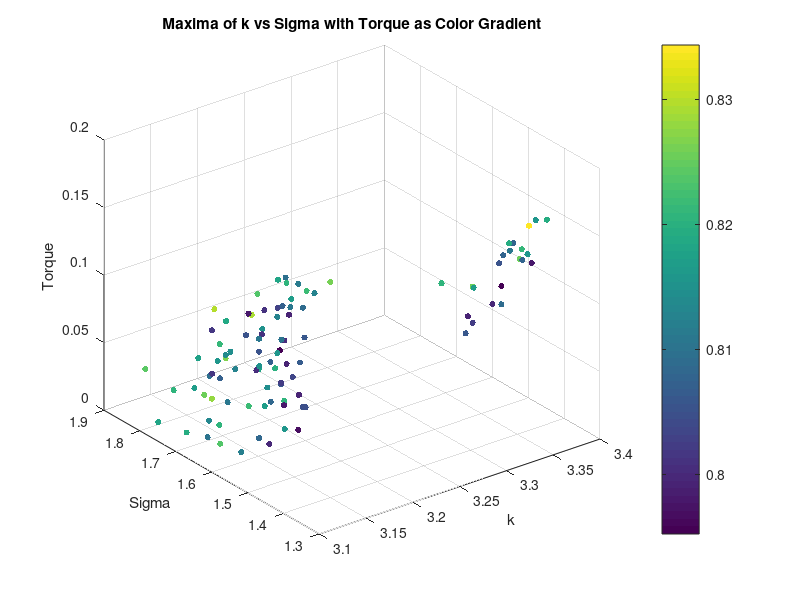
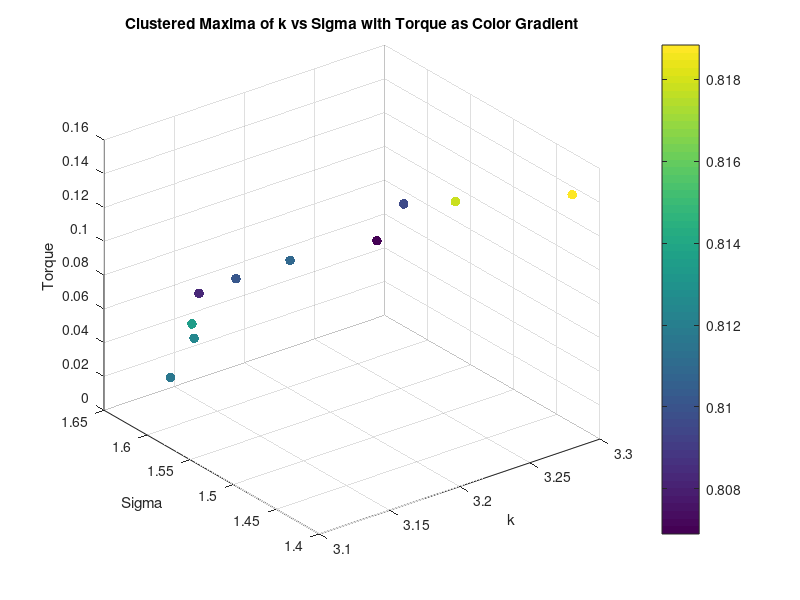
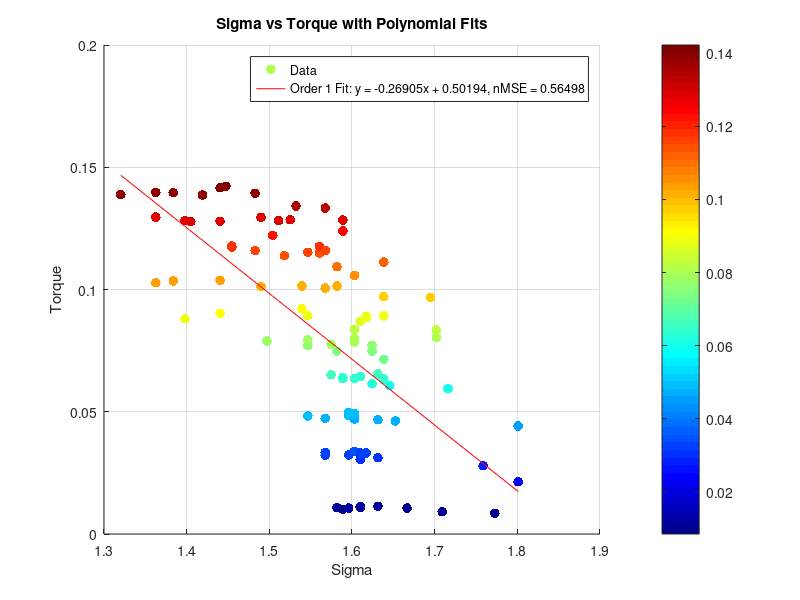
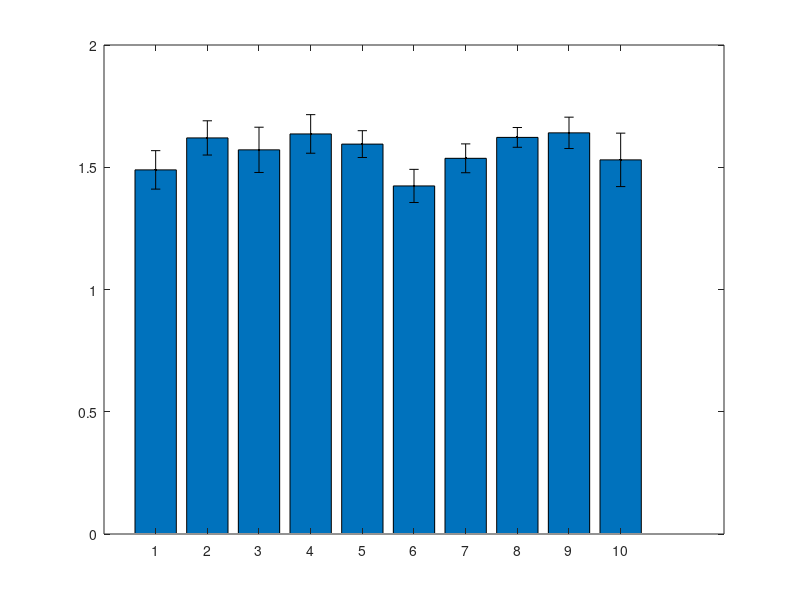

Recreate these plots in MATLAB, in order. (Note: this script raises an error after producing the figures.)
clear all;
close all;


%% Torque Analysis
load('maxima_data.mat');
scatter3(maxima_k, maxima_sigma, torque_values, 20, maxima_corr, 'filled');
xlabel('k');
ylabel('Sigma');
zlabel('Torque');
title('Maxima of k vs Sigma with Torque as Color Gradient');
colorbar;
grid on;
% K means clustering of torque into 10 clusters, taking mean of each cluster k, sigma and corr too
[cluster_idx, cluster_centers] = kmeans(torque_values', 10);
% Take the mean of each cluster
torque_means = zeros(10, 1);
sigma_means = zeros(10, 1);
sigma_stds = zeros(10, 1);
k_means = zeros(10, 1);
corr_means = zeros(10, 1);
for i = 1:10
    torque_means(i) = mean(torque_values(cluster_idx == i));
    sigma_means(i) = mean(maxima_sigma(cluster_idx == i));
    k_means(i) = mean(maxima_k(cluster_idx == i));
    corr_means(i) = mean(maxima_corr(cluster_idx == i));
    sigma_stds(i) = std(maxima_sigma(cluster_idx == i));
end
% Plot the clusters
figure;
scatter3(k_means, sigma_means, torque_means, 50, corr_means, 'filled');
xlabel('k');
ylabel('Sigma');
zlabel('Torque');
title('Clustered Maxima of k vs Sigma with Torque as Color Gradient');
colorbar;
grid on;
% Ensure data is sorted for polyfit
[sigma_sorted, sort_idx] = sort(maxima_sigma);
torque_sorted = torque_values(sort_idx);
% Display correlation between torque and sigma
disp('Correlation between Torque and Sigma:');
disp(corr(torque_sorted', sigma_sorted'));
% Display correlation between torque and sigma^2
disp('Correlation between Torque and Sigma^2:');
disp(corr(torque_sorted', sigma_sorted'.^2));
% Polyfit for sigma vs torque (order 1 and 2)
p1_sigma = polyfit(sigma_sorted, torque_sorted, 1);
% Calculate fitted values and normalized MSE for sigma vs torque
fitted_torque_p1_sigma = polyval(p1_sigma, sigma_sorted);
mse_p1_sigma = mean((torque_sorted - fitted_torque_p1_sigma).^2);
nmse_p1_sigma = mse_p1_sigma / var(torque_sorted);
% Display results for sigma vs torque
disp('Sigma vs Torque:');
disp(['Order 1 nMSE: ', num2str(nmse_p1_sigma)]);
%display correlation between torque and sigma
% Plot for sigma vs torque with polynomial fits (first instance)
figure;
scatter(sigma_sorted, torque_sorted, 50, torque_sorted, 'filled','DisplayName', 'Data');
% Create a custom colormap based on jet, excluding yellow/light orange
cmap = jet(256); % Get the jet colormap with 256 colors
cmap = cmap([1:100,191:256], :); % Keep only the first 200 colors, removing the yellow/light orange range
colormap(jet); % Apply the custom colormap
colorbar; % Add a colorbar to indicate the mapping of color to torque_sorted values
hold on;
plot(sigma_sorted, fitted_torque_p1_sigma, '-r', 'DisplayName', ...
    ['Order 1 Fit: y = ', num2str(p1_sigma(1)), 'x + ', num2str(p1_sigma(2)), ...
    ', nMSE = ', num2str(nmse_p1_sigma)]);
xlabel('Sigma');
ylabel('Torque');
title('Sigma vs Torque with Polynomial Fits');
legend('show');
grid on;

%Plot means of sigma as bar plot with variance as error bars
figure;
bar(sigma_means);
hold on;
errorbar(sigma_means, sigma_stds, 'k.', 'LineWidth', 1.5);

xlabel('Cluster Index');
ylabel('Mean Sigma');

% % Ensure data is sorted for polyfit
% [sigma_sorted, sort_idx] = sort(sigma_means);
% torque_sorted = torque_means(sort_idx);
% %Display correlation between torque and sigma
% disp('Correlation between Torque and Sigma:');
% disp(corr(torque_sorted, sigma_sorted));
% %Display correlation between torque and sigma^2
% disp('Correlation between Torque and Sigma^2:');
% disp(corr(torque_sorted, sigma_sorted.^2));
% % Polyfit for sigma vs torque (order 1 and 2)
% p1_sigma = polyfit(sigma_sorted, torque_sorted, 1);
% p2_sigma = polyfit(sigma_sorted, torque_sorted, 2);
% % Calculate zitted values and normalized MSE for sigma vs torque
% fitted_torque_p1_sigma = polyval(p1_sigma, sigma_sorted);
% fitted_torque_p2_sigma = polyval(p2_sigma, sigma_sorted);
% mse_p1_sigma = mean((torque_sorted - fitted_torque_p1_sigma).^2);
% mse_p2_sigma = mean((torque_sorted - fitted_torque_p2_sigma).^2);
% nmse_p1_sigma = mse_p1_sigma / var(torque_sorted);
% nmse_p2_sigma = mse_p2_sigma / var(torque_sorted);
% % Display results for sigma vs torque
% disp('Sigma vs Torque:');
% disp(['Order 1 nMSE: ', num2str(nmse_p1_sigma)]);
% disp(['Order 2 nMSE: ', num2str(nmse_p2_sigma)]);
% % Plot for sigma vs torque with polynomial fits (second instance)
% figure;
% scatter(sigma_sorted, torque_sorted, 50, torque_sorted, 'filled', 'DisplayName', 'Data');
% colormap(jet); % High contrast colormap suitable for white background
% colorbar; % Add a colorbar to indicate the mapping of color to torque_sorted values
% hold on;
% plot(sigma_sorted, fitted_torque_p1_sigma, '-r', 'DisplayName', ...
%     ['Order 1 Fit: y = ', num2str(p1_sigma(1)), 'x + ', num2str(p1_sigma(2)), ...
%     ', nMSE = ', num2str(nmse_p1_sigma)]);
% plot(sigma_sorted, fitted_torque_p2_sigma, '--g', 'DisplayName', ...
%     ['Order 2 Fit: y = ', num2str(p2_sigma(1)), 'x^2 + ', num2str(p2_sigma(2)), ...
%     'x + ', num2str(p2_sigma(3)), ', nMSE = ', num2str(nmse_p2_sigma)]);
% xlabel('Sigma');
% ylabel('Torque');
% title('Sigma vs Torque with Polynomial Fits');
% legend('show');
% grid on;

% %% Diameter Analysis
% % Saved as diameter_value, k_values(max_k_idx), sigma_values(max_sigma_idx), max_val
% load('maxima_data_Diam.mat');

% figure;
% scatter3(maxima_matrix(:, 2), maxima_matrix(:, 3), maxima_matrix(:, 1), 50, maxima_matrix(:, 1), 'filled'); 
% xlabel('k');
% ylabel('Sigma');
% zlabel('Diameter');
% title('Maxima of k vs Sigma with Diameter as Color Gradient');
% colorbar;
% grid on;

% % K vs d
% % Ensure data is sorted for polyfit
% [k_sorted, sort_idx] = sort(maxima_matrix(:, 2));
% d_sorted = maxima_matrix(sort_idx, 1);
% % Display correlation between d and k
% disp('Correlation between Diameter and k:');
% disp(corr(d_sorted, k_sorted));

% %plot for k vs diam with polynomial fits
% figure;
% scatter(k_sorted, d_sorted, 50, d_sorted, 'filled', 'DisplayName', 'Data');
% colormap(jet); % High contrast colormap suitable for white background
% colorbar; % Add a colorbar to indicate the mapping of color to d_sorted values

% hold on;
% p1_k = polyfit(k_sorted, d_sorted, 1);
% fitted_d_p1_k = polyval(p1_k, k_sorted);
% mse_p1_k = mean((d_sorted - fitted_d_p1_k).^2);
% nmse_p1_k = mse_p1_k / var(d_sorted);
% disp('Diameter vs k:');
% disp(['Order 1 nMSE: ', num2str(nmse_p1_k)]);
% plot(k_sorted, fitted_d_p1_k, '-r', 'DisplayName', ...
%     ['Order 1 Fit: y = ', num2str(p1_k(1)), 'x + ', num2str(p1_k(2)), ...
%     ', nMSE = ', num2str(nmse_p1_k)]);
% xlabel('k');
% ylabel('Diameter');
% title('k vs Diameter with Polynomial Fits');
% legend('show');
